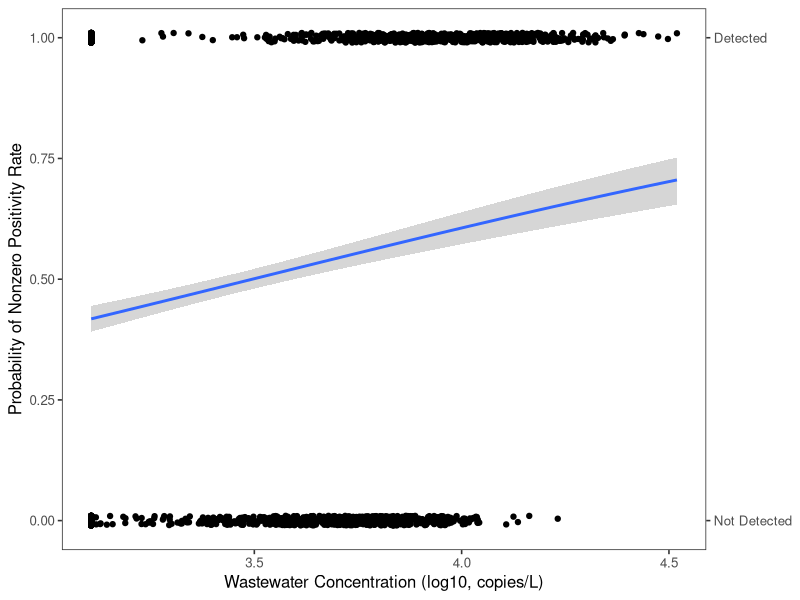

This chart was generated by the following R code:
#######################################################################
#
# HHD+Rice CDC Center of Excellence for Wastewater Epidemiology
#?https://hou-wastewater-epi.org
# Contact email:?info@hou-wastewater-epi.org
#
# Paper: "Wastewater surveillance of SARS-CoV-2 and influenza in preK-12?
#               schools shows school, community, and citywide infections."
#
# PI of Analytics Group: Dr. Katherine B. Ensor, Department of Statistics, Rice University
# Principal programmer for paper: Thomas Sun, Department of Statistics, Rice University
# Principal programmer for HHD: Rebecca Schneider, Houston Health Department
#
# Code is shared under a GPL-3 License. See LICENSE file in Code folder.
# Data is shared under a CC by-NC-SA license. see LICENSE file in Data folder.
#
#######################################################################

# Logistic regression analysis of school WW measurements and school positivity rates

library(readxl)
library(tidyverse)
library(knitr)
library(lme4)
library(caret)

####### Load files: 

### File contains the weekly WW measurements and positivity rate of SARS-CoV-2 for each school
ww0 <- read_excel("./Data/schools-ww-covid.xlsx")

###### Data cleaning

### Imputation to get rid of zeros. Use max(obs value, 0.5*LOD).

LOD <- 2556.4

ww <- ww0

# Imputation
ww[,c("Rep1_N1", "Rep1_N2", "Rep2_N1", "Rep2_N2")] <- apply(ww[,c("Rep1_N1", "Rep1_N2", "Rep2_N1", "Rep2_N2")],
                                                            2,
                                                            function(x) 
                                                              sapply(x, function(y) max(y, 0.5*LOD, na.rm = T))
                                                            )

# Average N1 and N2 for each sample
ww$Rep1_mean <- rowMeans(cbind(ww$Rep1_N1, ww$Rep1_N2))
ww$Rep2_mean <- rowMeans(cbind(ww$Rep2_N1, ww$Rep2_N2))

# Average of 4 ww measurements
ww$Rep_mean <- rowMeans(cbind(ww$Rep1_N1, ww$Rep1_N2, ww$Rep2_N1, ww$Rep2_N2))
ww$logRep_mean <- log(ww$Rep_mean, 10)


###### Tables

# make binary variable (1 for positive PR, 0 for 0 PR)
ww$positive <- ww$Total_PR > 0

ww$result <- ifelse(ww$`Current Result` %in% c("High Positive", "Positive") == 1, 1, 0)
ww$resultinc <- ifelse(ww$`Current Result` %in% c("High Positive", "Positive", "Inconclusive") == 1, 1, 0)
wwnoinc <- ww[ww$`Current Result` != "Inconclusive",]

# Confusion matrix
cm3 <- confusionMatrix(factor(wwnoinc$result), factor(as.numeric(wwnoinc$positive)), positive = "1", dnn = c("Wastewater", "Positive Result"))
cm3



###### Logistic regression, positivity rate (y) on wastewater (x)

m1<-glm(positive ~ logRep_mean,data=ww,family="binomial")
m1s <- summary(m1)
m1s
m1coef <- m1s$coefficients[2,1]
m1pv <- m1s$coefficients[2,4]

labs2 <- c("Not Detected", "Detected")

# get fitted line
newx <- seq(from = min(ww$logRep_mean), to = max(ww$logRep_mean), by = .1)
MyData=data.frame(logRep_mean= newx)
preds <- predict(m1, newdata = MyData, type = "link", se.fit = TRUE)
critval <- 1.96 ## approx 95% CI
upr <- preds$fit + (critval * preds$se.fit)
lwr <- preds$fit - (critval * preds$se.fit)
fit <- preds$fit
fit2 <- m1$family$linkinv(fit)
upr2 <- m1$family$linkinv(upr)
lwr2 <- m1$family$linkinv(lwr)
MyData$lwr <- lwr2 
MyData$upr <- upr2 

logregplot <- 
  {ggplot(data=ww,
         mapping=aes(x=logRep_mean,y=as.numeric(positive))) + geom_jitter(height=.01,width=0) +         
    
    stat_smooth(method="glm", method.args=list(family=binomial)) +
  
    theme_bw(base_size=12) +
  
    theme(panel.grid.major = element_blank(), panel.grid.minor = element_blank()) +
  
    xlab("Wastewater Concentration (log10, copies/L)") + ylab("Probability of Nonzero Positivity Rate") +
  
    scale_y_continuous(
      sec.axis = sec_axis(~.,
                          breaks = 0:1,
                          labels = labs2))
  } %>%
  
  print()
  
  










